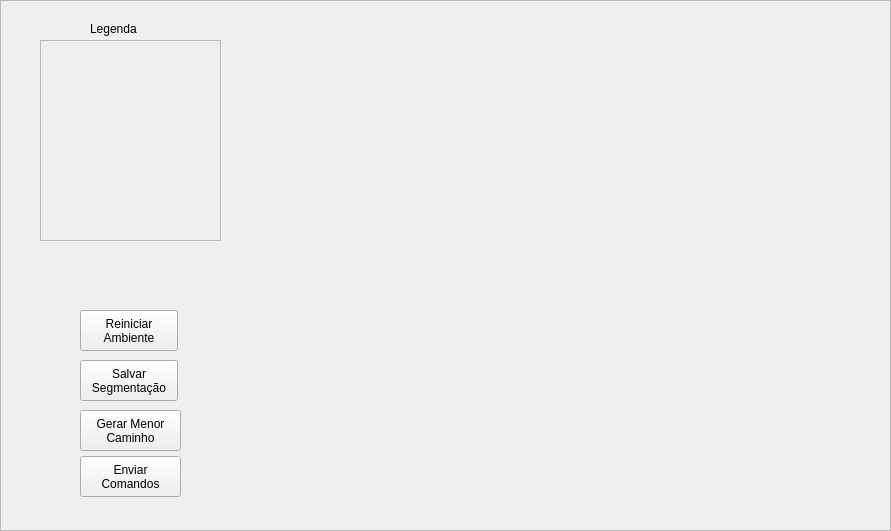
    <widget class="QFrame" name="frame">
     <property name="geometry">
      <rect>
       <x>420</x>
       <y>0</y>
       <width>891</width>
       <height>531</height>
      </rect>
     </property>
     <property name="frameShape">
      <enum>QFrame::StyledPanel</enum>
     </property>
     <property name="frameShadow">
      <enum>QFrame::Raised</enum>
     </property>
     <widget class="QWidget" name="widget_3" native="true">
      <property name="geometry">
       <rect>
        <x>30</x>
        <y>10</y>
        <width>201</width>
        <height>501</height>
       </rect>
      </property>
      <widget class="QLabel" name="label_6">
       <property name="geometry">
        <rect>
         <x>60</x>
         <y>10</y>
         <width>66</width>
         <height>17</height>
        </rect>
       </property>
       <property name="text">
        <string>Legenda</string>
       </property>
      </widget>
      <widget class="CaptionWidget" name="widgetCaption" native="true">
       <property name="geometry">
        <rect>
         <x>10</x>
         <y>30</y>
         <width>181</width>
         <height>211</height>
        </rect>
       </property>
       <widget class="QLabel" name="label_2">
        <property name="geometry">
         <rect>
          <x>0</x>
          <y>0</y>
          <width>181</width>
          <height>201</height>
         </rect>
        </property>
        <property name="frameShape">
         <enum>QFrame::StyledPanel</enum>
        </property>
        <property name="text">
         <string/>
        </property>
       </widget>
      </widget>
      <widget class="QPushButton" name="pushButtonSaveSegmentation">
       <property name="geometry">
        <rect>
         <x>50</x>
         <y>350</y>
         <width>98</width>
         <height>41</height>
        </rect>
       </property>
       <property name="text">
        <string>Salvar 
Segmentação</string>
       </property>
      </widget>
      <widget class="QPushButton" name="pushButtonCallAStar">
       <property name="geometry">
        <rect>
         <x>50</x>
         <y>400</y>
         <width>101</width>
         <height>41</height>
        </rect>
       </property>
       <property name="text">
        <string>Gerar Menor
Caminho</string>
       </property>
      </widget>
      <widget class="QPushButton" name="pushButtonSendSerial">
       <property name="enabled">
        <bool>true</bool>
       </property>
       <property name="geometry">
        <rect>
         <x>50</x>
         <y>446</y>
         <width>101</width>
         <height>41</height>
        </rect>
       </property>
       <property name="text">
        <string>Enviar
Comandos</string>
       </property>
       <property name="autoRepeat">
        <bool>true</bool>
       </property>
       <property name="autoRepeatDelay">
        <number>10</number>
       </property>
       <property name="autoRepeatInterval">
        <number>10</number>
       </property>
      </widget>
      <widget class="QPushButton" name="pushButtonRestartEnvironment">
       <property name="geometry">
        <rect>
         <x>50</x>
         <y>300</y>
         <width>98</width>
         <height>41</height>
        </rect>
       </property>
       <property name="text">
        <string>Reiniciar
Ambiente</string>
       </property>
      </widget>
     </widget>
     <widget class="CVImageWidget" name="widgetShowVideo" native="true">
      <property name="geometry">
       <rect>
        <x>240</x>
        <y>10</y>
        <width>640</width>
        <height>480</height>
       </rect>
      </property>
     </widget>
    </widget>
